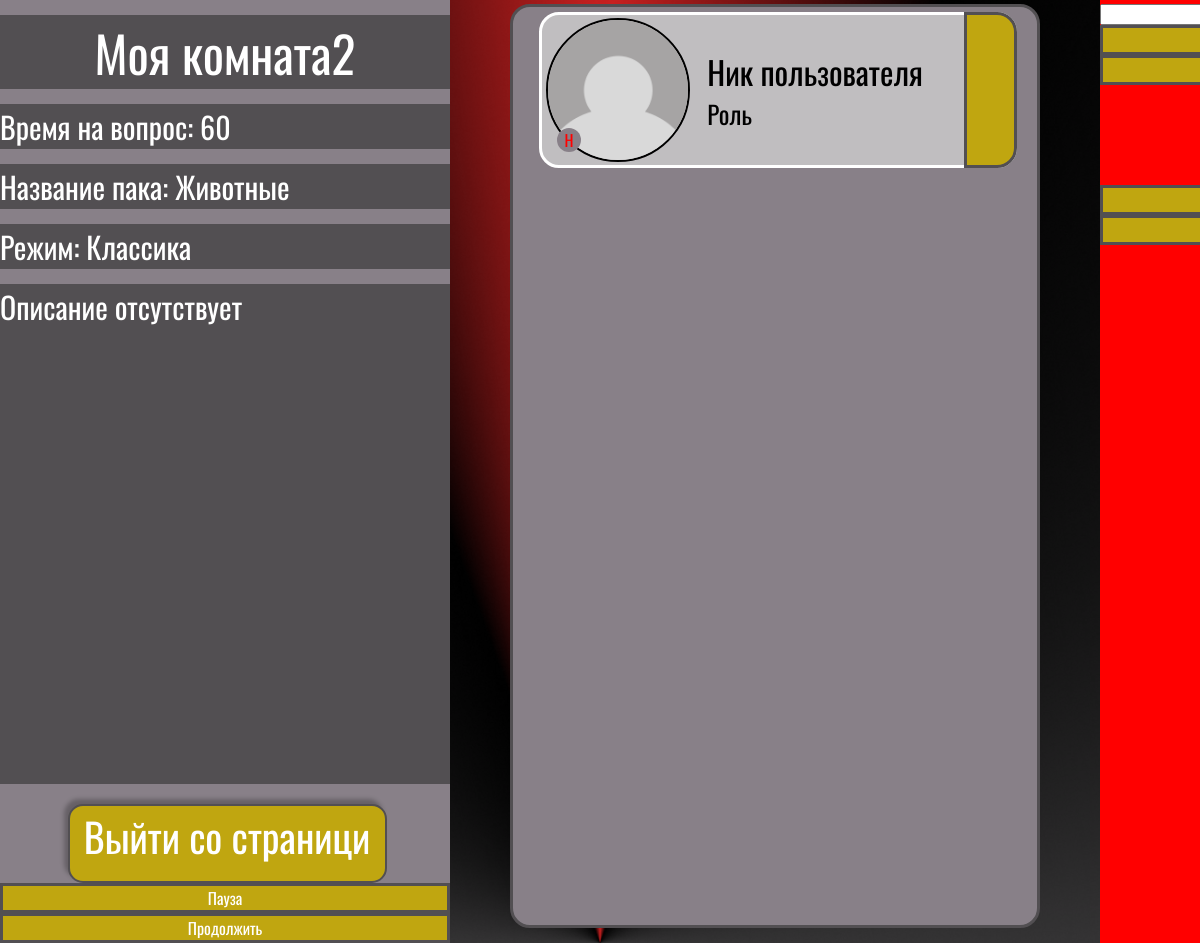
Page /game/6/ (signed in) on the earlier database version.
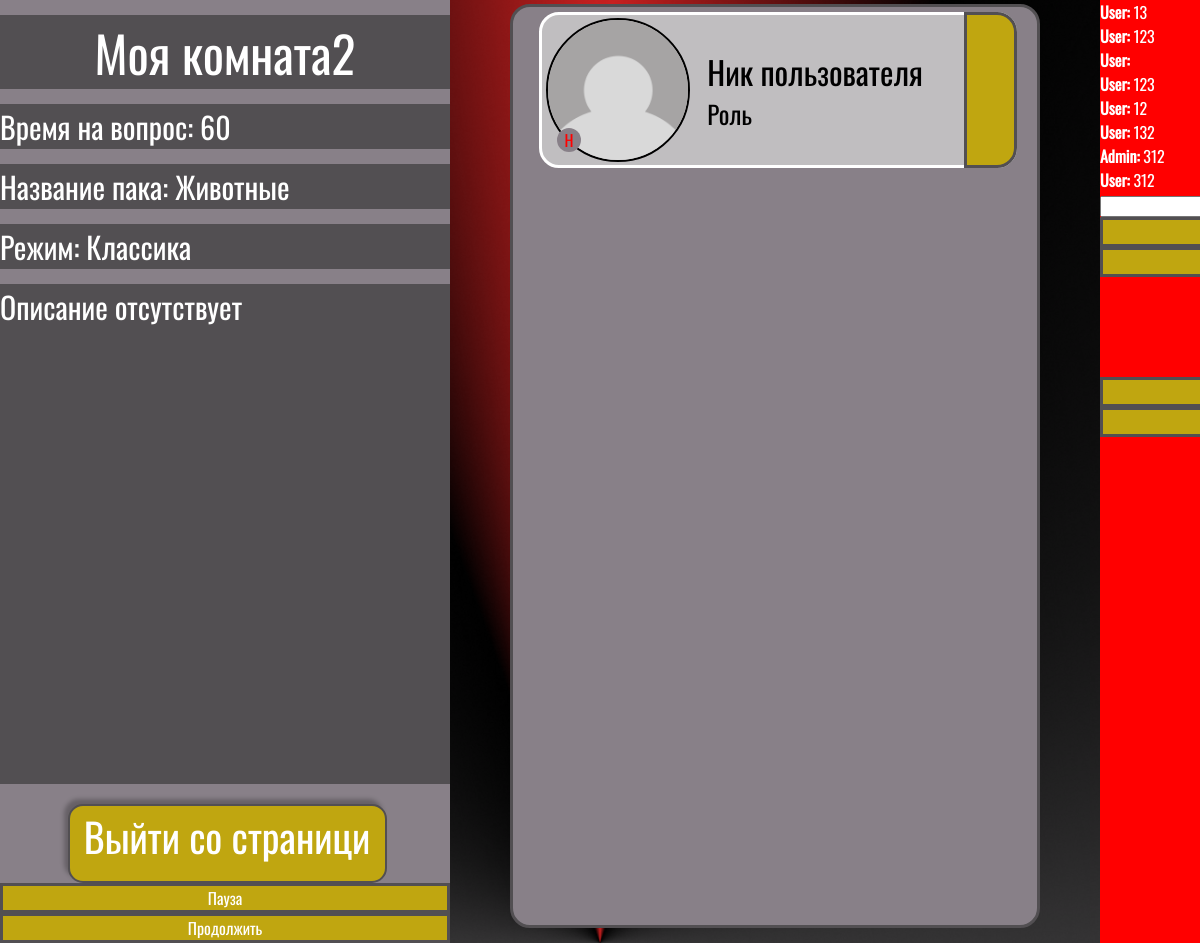
Same page on the later database version.
### main/models.py (models this page shows, shortened)
class game_rooms(models.Model):
    Game_mode = [
        (0, 'Классика'),
        (1, 'Спорт'),
        (2, 'Совместный ответ'),
    ]
    ID = models.BigAutoField(primary_key=True)
    room_name = models.CharField(max_length=50)
    clos_room = models.BooleanField(default=False)
    password_room = models.CharField(max_length=50, null=True, blank=True)
    selections = models.ForeignKey(Selections, on_delete=models.PROTECT, related_name='Selection_Room')
    game_mode = models.IntegerField(choices=Game_mode, default=0)
    host = models.ForeignKey(Users, on_delete=models.PROTECT, related_name='host_game_rooms')
    captain =models.ForeignKey(Users, on_delete=models.PROTECT, related_name='captain_game_rooms', null=True, blank=True)
    leader = models.ForeignKey(Users, on_delete=models.PROTECT, related_name='leader_game_rooms', null=True, blank=True)
    room_limit = models.IntegerField(
        validators=[
            MinValueValidator(3),
            MaxValueValidator(8)
        ]
    )
    people_on_page = models.JSONField(default=dict, null=True, blank=True)
    room_description = models.TextField(null=True, blank=True)
    early_answer = models.BooleanField(default=True)
    time_answer = models.IntegerField(
        validators=[
            MinValueValidator(5),
            MaxValueValidator(600)
        ]
    )
    clear_chat = models.BooleanField(default=False)
    question_time = models.IntegerField(
        validators=[
            MinValueValidator(10),
            MaxValueValidator(600)
        ]
    )
    show_question = models.BooleanField(default=True)
    reading_speed = models.IntegerField(
        validators=[
            MinValueValidator(1),
            MaxValueValidator(60)
        ]
    )
    random_order = models.BooleanField(default=True)
    break_between_questions = models.IntegerField(
        validators=[
            MinValueValidator(0),
            MaxValueValidator(600)
        ]
    )
    class Meta:
        verbose_name = 'Игровая комната'
        verbose_name_plural = 'Игровые комнаты'

class ChatMessage(models.Model):
    ID = models.BigAutoField(primary_key=True)
    room = models.ForeignKey(game_rooms, on_delete=models.CASCADE, related_name='Room_Chat')
    user = models.ForeignKey(User, on_delete=models.CASCADE)  # Пользователь, отправивший сообщение
    message = models.TextField()                             # Текст сообщения
    timestamp = models.DateTimeField(auto_now_add=True)       # Время создания сообщения
    class Meta:
        ordering = ['timestamp']  # Сортировка по времени
        verbose_name = 'Сообщение'
        verbose_name_plural = 'Сообщения'

### questions/models.py (models this page shows, shortened)
class Selections(models.Model):
    ID = models.BigAutoField(primary_key=True)
    selection_name = models.CharField(max_length=50)
    private = models.BooleanField(default=False)
    selection_author = models.ForeignKey(Users, on_delete=models.PROTECT, related_name='Selection_Author')
    publication = models.BooleanField(default=True)
    verified = models.BooleanField(default=False)
    verified_admin = models.ForeignKey(Users, on_delete=models.PROTECT, related_name='Verified_Selection_Admin', null=True, blank=True)
    created_at = models.DateTimeField(auto_now_add=True)
    class Meta:
        verbose_name = 'Подборка'
        verbose_name_plural = 'Подборки'

### registration/models.py (models this page shows, shortened)
class Users(AbstractBaseUser, PermissionsMixin):
    ID = models.BigAutoField(primary_key=True)
    login = models.CharField(max_length=20)
    email = models.EmailField(max_length=150, unique=True)
    picture = models.ImageField(upload_to='IMG/Users', blank=True, null=True)
    played_games = models.BigIntegerField(default=0)
    leader_games = models.BigIntegerField(default=0)
    win_games = models.BigIntegerField(default=0)
    is_active = models.BooleanField(default=True)
    last_activity = models.DateTimeField(default=timezone.now)
    is_moder = models.BooleanField(default=False)
    is_admin = models.BooleanField(default=False)
    is_staff = models.BooleanField(default=False)
    objects = CustomUserManager()
    USERNAME_FIELD = 'email'
    REQUIRED_FIELDS = []
    class Meta:
        verbose_name = 'Пользователь'
        verbose_name_plural = 'Пользователи'

### main/views.py (the view, shortened to what this page needs)
# urls.py: path('<int:room_number>/', views.Room, name="Room"),
@login_required()
def Room(request, room_number):
    room = get_object_or_404(game_rooms, ID=room_number)
    if room.clos_room:
        if not request.session.get(f'access_{room_number}'):
            return redirect(reverse('Room_passwoed') + f'?pas={room_number}')
    user_on_page = request.user
    array = room.people_on_page['users']
    if len(array) < room.room_limit and user_on_page.ID not in array:
        room.people_on_page['users'].append(user_on_page.ID)
        room.save()
    elif len(array) <= room.room_limit and user_on_page.ID in array:
        pass
    else:
        return redirect(reverse('Game_Room') + f'?err=Комната заполнена')
    messages = ChatMessage.objects.filter(room=game_rooms.objects.get(ID=room_number)).order_by('-timestamp')[:50]
    selection = room.selections
    questions = Question.objects.filter(Question_Select__selection_id=selection)
    print(questions)
    return render(request, "main/room.html", {
        "user": user_on_page,
        "room" : room,
        'messages': messages,
        'questions':questions,
        "early_answer": True,
        "chat_clean": True,
        "show_question": True,
        "random_order": True,
    })

### questions/models.py (called while the page is built)
    def __str__(self):
        return self.question_name

### main/templates/main/room.html (shortened to what this page needs)
{% load static %}
<!DOCTYPE html>
<html lang="ru">
<head>
    <link rel="stylesheet" href="{% static 'main/css/room.css' %}">
</head>
<body>
    <div id="page">
        <div id="info_page" class="page_element">
            <div id="first_half">
                <div class="Background_text">{{room.room_name}}</div>
                <div class="Background_text">Время на вопрос: {{room.question_time}}</div>
                <div class="Background_text">Название пака: {{room.selections.selection_name}}</div>
                <div class="Background_text">Режим: {{ room.get_game_mode_display }}</div>
                {% if room.room_description %}
                <div id="room_description" class="Background_text">{{ room.room_description }}</div>
                {% else %}
                <div id="room_description" class="Background_text">Описание отсутствует</div>
                {% endif %}
            </div>
            <div id="second_half">
                <div id="log_out_info" class="log_out"><a style="text-decoration: none; color: inherit;" href="{% url 'Logout_Secret' room_number=room.ID  %}">Выйти со страници</a></div>
            </div>
            <div id="pause" class="button">Пауза</div>
            <div id="play" class="button">Продолжить</div>
        </div>
        <div id="players_page" class="page_element center">
            <div class="player">
                <div class="image_box">
                    <div class="player_host">H</div>
                    <img class="img" alt="фото профиля" src="{% static 'registration/img/Avatar.png' %}">
                </div>
                <div class="text_box">
                    <div class="player_name">Ник пользователя</div>
                    <div class="player_role">Роль</div>
                </div>
                <div class="button players"></div>
            </div>
        </div>
        <div id="button_page" class="page_element">
            <div id="chat_page">
                <div id="chat-log">
                    {% for message in messages %}
                    <div><strong>{{ message.user.login }}:</strong> {{ message.message }}</div>
                    {% endfor %}
                    <input id="chat-message-input" type="text" />
                </div>
            </div>
            {% if user == room.leader %}
            <div id="question_button" class="button">Вопросы</div>
            {% endif %}
            {% if user.ID == room.host.ID %}
            <div id="settings" class="button">Параметры</div>
            <div id="start" class="button">Старт</div>
            <div id="cancellation" class="button">Отмена</div>
            {% endif %}
        </div>
    </div>
</body>
</html>

### main/static/main/css/room.css (style rules this page uses)
body { font-family: 'Oswald', sans-serif; padding: 0; margin: 0; height: 100vh; background-image: url('../img/background.png'); background-size: cover; background-position: center; background-repeat: no-repeat; }
#page { display: flex; width: 100vw; height: 100vh; color: white; overflow-y: hidden; overflow-x: auto; }
.page_element { flex: 0 0 auto; width: 30%; height: 100%; }
#players_page, #button_page, #settings_page, #question_page { margin-left: 5%; }
#info_page { background-color: rgba(136, 128, 136, 1); min-width: 450px; overflow-y: auto; overflow-x: hidden; scrollbar-width: thin; scrollbar-color: #C0A610 rgba(82, 79, 82, 1); }
#players_page { min-width: 530px; }
.center { scrollbar-width: thin; scrollbar-color: #C0A610 rgba(217, 217, 217, 0.7); overflow-y: auto; overflow-x: hidden; background-color: rgba(136, 128, 136, 1); border: 3px solid rgba(82, 79, 82, 1); border-radius: 20px; height: 98%; margin-top: 0.3%; box-sizing: border-box; }
#button_page { min-width: 530px; background-color: red; }
.log_out { background-color: #C0A610; border: 2px solid #524F52; text-align: center; color: white; border-radius: 15px; font-size: 40px; height: 75px; width: 300px; box-shadow: -4px -5px 4px 0px rgba(0, 0, 0, 0.25); }
#log_out_info { width: 70%; margin-left: 15%; }
.button { background-color: #C0A610; border: 3px solid #524F52; color: white; cursor: pointer; text-align: center; }
#start { margin-top: 100px; }
.Background_text { background-color: rgba(82, 79, 82, 1); font-size: 30px; padding: 0; margin-top: 15px; }
.Background_text:first-of-type { font-size: 50px; text-align: center; }
#room_description { height: 500px; margin-bottom: 20px; }
.player { margin-top: 5px; width: 90%; height: 150px; display: flex; align-items: center; background-color: rgba(217, 217, 217, 0.7); border: 3px solid white; border-radius: 20px; margin-left: 5%; }
.image_box { margin-left: 1%; width: 30%; height: auto; display: flex; justify-content: center; align-items: center; position: relative; }
.img { width: 140px; height: 140px; object-fit: cover; border-radius: 50%; display: block; border: 2px solid black; }
.text_box { margin-left: 4%; width: 50%; display: flex; flex-direction: column; color: black; }
.player_name { font-size: 32px; }
.player_role { font-size: 25px; }
.button.players { margin-left: 5%; width: 10%; height: 100%; font-size: 25px; border-top-right-radius: 20px; border-bottom-right-radius: 20px; margin-right: -3px; text-align: center; }
.player_host { background-color: rgba(136, 128, 136, 1); color: red; border-radius: 50%; width: 24px; height: 24px; text-align: center; position: absolute; bottom: 10px; left: 10px; margin: 0; }

Differences in the rows shown:
added ChatMessage: user.login "User", message "13"
added ChatMessage: user.login "User", message "123"
added ChatMessage: user.login "User"
added ChatMessage: user.login "User", message "123"
added ChatMessage: user.login "User", message "12"
added ChatMessage: user.login "User", message "132"
added ChatMessage: user.login "Admin", message "312"
added ChatMessage: user.login "User", message "312"
